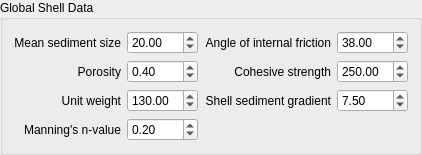
        <widget class="QgsCollapsibleGroupBox" name="global_shell_data_grp">
         <property name="title">
          <string>Global Shell Data</string>
         </property>
         <property name="collapsed">
          <bool>true</bool>
         </property>
         <property name="saveCollapsedState">
          <bool>false</bool>
         </property>
         <layout class="QVBoxLayout" name="verticalLayout">
          <item>
           <layout class="QGridLayout" name="gridLayout_3">
            <item row="0" column="0">
             <widget class="QLabel" name="label_21">
              <property name="toolTip">
               <string>&lt;html&gt;&lt;head/&gt;&lt;body&gt;&lt;p&gt;&lt;span style=&quot; font-weight:600;&quot;&gt;GD50S&lt;/span&gt;&lt;/p&gt;&lt;p&gt;(mm)&lt;/p&gt;&lt;p&gt;Mean sediment size (D50) of the levee or dam shell material.&lt;/p&gt;&lt;p&gt;Range: 0.25 - 10&lt;/p&gt;&lt;/body&gt;&lt;/html&gt;</string>
              </property>
              <property name="text">
               <string>Mean sediment size</string>
              </property>
              <property name="alignment">
               <set>Qt::AlignRight|Qt::AlignTrailing|Qt::AlignVCenter</set>
              </property>
             </widget>
            </item>
            <item row="2" column="0">
             <widget class="QLabel" name="label_23">
              <property name="toolTip">
               <string>&lt;html&gt;&lt;head/&gt;&lt;body&gt;&lt;p&gt;&lt;span style=&quot; font-weight:600;&quot;&gt;GUWS&lt;/span&gt;&lt;/p&gt;&lt;p&gt;(lb/ft3 or N/m3)&lt;/p&gt;&lt;p&gt;Global unit weight of the levee or dam shell material for an unspecified failure location.&lt;/p&gt;&lt;p&gt;Range:&lt;/p&gt;&lt;p&gt;85 - 120 lb/ft3&lt;/p&gt;&lt;p&gt;13500 - 19000 N/m3&lt;/p&gt;&lt;/body&gt;&lt;/html&gt;</string>
              </property>
              <property name="text">
               <string>Unit weight</string>
              </property>
              <property name="alignment">
               <set>Qt::AlignRight|Qt::AlignTrailing|Qt::AlignVCenter</set>
              </property>
             </widget>
            </item>
            <item row="0" column="2">
             <widget class="QLabel" name="label_25">
              <property name="toolTip">
               <string>&lt;html&gt;&lt;head/&gt;&lt;body&gt;&lt;p&gt;&lt;span style=&quot; font-weight:600;&quot;&gt;AFRS&lt;/span&gt;&lt;/p&gt;&lt;p&gt;(degrees)&lt;/p&gt;&lt;p&gt;Global angle of internal friction of the shell material for the entire levee or dam.&lt;/p&gt;&lt;p&gt;Range: 0 - 50&lt;/p&gt;&lt;/body&gt;&lt;/html&gt;</string>
              </property>
              <property name="text">
               <string>Angle of internal friction</string>
              </property>
              <property name="alignment">
               <set>Qt::AlignRight|Qt::AlignTrailing|Qt::AlignVCenter</set>
              </property>
             </widget>
            </item>
            <item row="3" column="0">
             <widget class="QLabel" name="label_24">
              <property name="toolTip">
               <string>&lt;html&gt;&lt;head/&gt;&lt;body&gt;&lt;p&gt;&lt;span style=&quot; font-weight:600;&quot;&gt;GCNS&lt;/span&gt;&lt;/p&gt;&lt;p&gt;(dimensionless)&lt;/p&gt;&lt;p&gt;Global Manning’s n-value of the levee or dam shell material for an unspecified failure location. &lt;/p&gt;&lt;p&gt;If GCNS = 0., Manning’s n-value for the shell material will computed from Strickler’s equation. &lt;/p&gt;&lt;p&gt;This results in a very low n-value and is not recommended. &lt;/p&gt;&lt;p&gt;If GCNS &amp;gt; 1., the n-value will be computed from a Moody diagram (Darcy f vs. D50).&lt;/p&gt;&lt;p&gt;Set GCNC = 0.0 for no core material. &lt;/p&gt;&lt;p&gt;Range: 0.03 - 0.1&lt;/p&gt;&lt;/body&gt;&lt;/html&gt;</string>
              </property>
              <property name="text">
               <string>Manning's n-value</string>
              </property>
              <property name="alignment">
               <set>Qt::AlignRight|Qt::AlignTrailing|Qt::AlignVCenter</set>
              </property>
             </widget>
            </item>
            <item row="2" column="1">
             <widget class="QDoubleSpinBox" name="guws_dbox">
              <property name="toolTip">
               <string>&lt;html&gt;&lt;head/&gt;&lt;body&gt;&lt;p&gt;GUWS&lt;/p&gt;&lt;/body&gt;&lt;/html&gt;</string>
              </property>
              <property name="maximum">
               <double>9999.000000000000000</double>
              </property>
              <property name="value">
               <double>130.000000000000000</double>
              </property>
             </widget>
            </item>
            <item row="1" column="0">
             <widget class="QLabel" name="label_22">
              <property name="toolTip">
               <string>&lt;html&gt;&lt;head/&gt;&lt;body&gt;&lt;p&gt;&lt;span style=&quot; font-weight:600;&quot;&gt;GPORS&lt;/span&gt;&lt;/p&gt;&lt;p&gt;(dimensionless)&lt;/p&gt;&lt;p&gt;Global porosity of the levee or dam shell material for an unspecified failure location. &lt;/p&gt;&lt;p&gt;Range: 0.35 - 0.45&lt;/p&gt;&lt;/body&gt;&lt;/html&gt;</string>
              </property>
              <property name="text">
               <string>Porosity</string>
              </property>
              <property name="alignment">
               <set>Qt::AlignRight|Qt::AlignTrailing|Qt::AlignVCenter</set>
              </property>
             </widget>
            </item>
            <item row="0" column="1">
             <widget class="QDoubleSpinBox" name="gd50s_dbox">
              <property name="toolTip">
               <string>&lt;html&gt;&lt;head/&gt;&lt;body&gt;&lt;p&gt;GD50S&lt;/p&gt;&lt;/body&gt;&lt;/html&gt;</string>
              </property>
              <property name="value">
               <double>20.000000000000000</double>
              </property>
             </widget>
            </item>
            <item row="1" column="1">
             <widget class="QDoubleSpinBox" name="gpors_dbox">
              <property name="toolTip">
               <string>&lt;html&gt;&lt;head/&gt;&lt;body&gt;&lt;p&gt;GPORS&lt;/p&gt;&lt;/body&gt;&lt;/html&gt;</string>
              </property>
              <property name="value">
               <double>0.400000000000000</double>
              </property>
             </widget>
            </item>
            <item row="3" column="1">
             <widget class="QDoubleSpinBox" name="gcns_dbox">
              <property name="toolTip">
               <string>&lt;html&gt;&lt;head/&gt;&lt;body&gt;&lt;p&gt;GCNS&lt;/p&gt;&lt;/body&gt;&lt;/html&gt;</string>
              </property>
              <property name="value">
               <double>0.200000000000000</double>
              </property>
             </widget>
            </item>
            <item row="0" column="3">
             <widget class="QDoubleSpinBox" name="gafrs_dbox">
              <property name="toolTip">
               <string>&lt;html&gt;&lt;head/&gt;&lt;body&gt;&lt;p&gt;AFRS&lt;/p&gt;&lt;/body&gt;&lt;/html&gt;</string>
              </property>
              <property name="maximum">
               <double>999.000000000000000</double>
              </property>
              <property name="value">
               <double>38.000000000000000</double>
              </property>
             </widget>
            </item>
            <item row="1" column="2">
             <widget class="QLabel" name="label_26">
              <property name="toolTip">
               <string>&lt;html&gt;&lt;head/&gt;&lt;body&gt;&lt;p&gt;&lt;span style=&quot; font-weight:600;&quot;&gt;GCOHS&lt;/span&gt;&lt;/p&gt;&lt;p&gt;(lb/ft2 or N/m2)&lt;/p&gt;&lt;p&gt;Global cohesive strength of the levee or dam shell material for an unspecified failure location.&lt;/p&gt;&lt;p&gt;Range:&lt;/p&gt;&lt;p&gt;0 - 750 lb/ft2&lt;/p&gt;&lt;p&gt;0 - 30000 N/m2&lt;/p&gt;&lt;/body&gt;&lt;/html&gt;</string>
              </property>
              <property name="text">
               <string>Cohesive strength</string>
              </property>
              <property name="alignment">
               <set>Qt::AlignRight|Qt::AlignTrailing|Qt::AlignVCenter</set>
              </property>
             </widget>
            </item>
            <item row="1" column="3">
             <widget class="QDoubleSpinBox" name="gcohs_dbox">
              <property name="toolTip">
               <string>&lt;html&gt;&lt;head/&gt;&lt;body&gt;&lt;p&gt;GCOHS&lt;/p&gt;&lt;/body&gt;&lt;/html&gt;</string>
              </property>
              <property name="maximum">
               <double>9999.000000000000000</double>
              </property>
              <property name="value">
               <double>250.000000000000000</double>
              </property>
             </widget>
            </item>
            <item row="2" column="2">
             <widget class="QLabel" name="label_27">
              <property name="toolTip">
               <string>&lt;html&gt;&lt;head/&gt;&lt;body&gt;&lt;p&gt;&lt;span style=&quot; font-weight:600;&quot;&gt;GUNFCS&lt;/span&gt;&lt;/p&gt;&lt;p&gt;(dimensionless)&lt;/p&gt;&lt;p&gt;Global sediment gradient, ratio of D90 to D30 of the levee or dam shell material for an unspecified failure location. &lt;/p&gt;&lt;p&gt;If GUNFCS = 0.0, the default value is 10.0.&lt;/p&gt;&lt;p&gt;Range: 1 - 20&lt;/p&gt;&lt;/body&gt;&lt;/html&gt;</string>
              </property>
              <property name="text">
               <string>Shell sediment gradient</string>
              </property>
              <property name="alignment">
               <set>Qt::AlignRight|Qt::AlignTrailing|Qt::AlignVCenter</set>
              </property>
             </widget>
            </item>
            <item row="2" column="3">
             <widget class="QDoubleSpinBox" name="gunfcs_dbox">
              <property name="toolTip">
               <string>&lt;html&gt;&lt;head/&gt;&lt;body&gt;&lt;p&gt;GUNFCS&lt;/p&gt;&lt;/body&gt;&lt;/html&gt;</string>
              </property>
              <property name="value">
               <double>7.500000000000000</double>
              </property>
             </widget>
            </item>
            <item row="3" column="2" colspan="2">
             <spacer name="horizontalSpacer_4">
              <property name="orientation">
               <enum>Qt::Horizontal</enum>
              </property>
              <property name="sizeHint" stdset="0">
               <size>
                <width>40</width>
                <height>20</height>
               </size>
              </property>
             </spacer>
            </item>
           </layout>
          </item>
         </layout>
        </widget>
